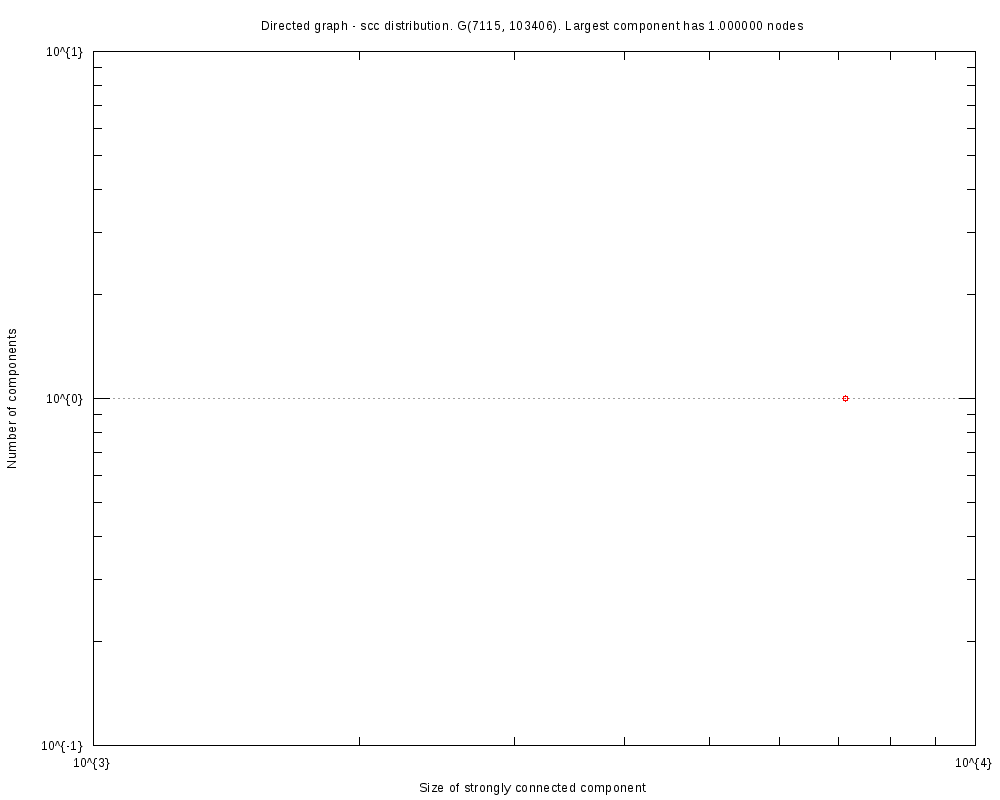

Write gnuplot code to recreate this figure.
#
# Directed graph - scc distribution. G(7115, 103406). Largest component has 1.000000 nodes (Sun Oct 29 16:38:56 2017)
#

set title "Directed graph - scc distribution. G(7115, 103406). Largest component has 1.000000 nodes"
set key bottom right
set logscale xy 10
set format x "10^{%L}"
set mxtics 10
set format y "10^{%L}"
set mytics 10
set grid
set xlabel "Size of strongly connected component"
set ylabel "Number of components"
set tics scale 2
set terminal png font arial 10 size 1000,800
set output 'scc.EUC.png'
plot 	"scc.EUC.tab" using 1:2 title "" with linespoints pt 6
